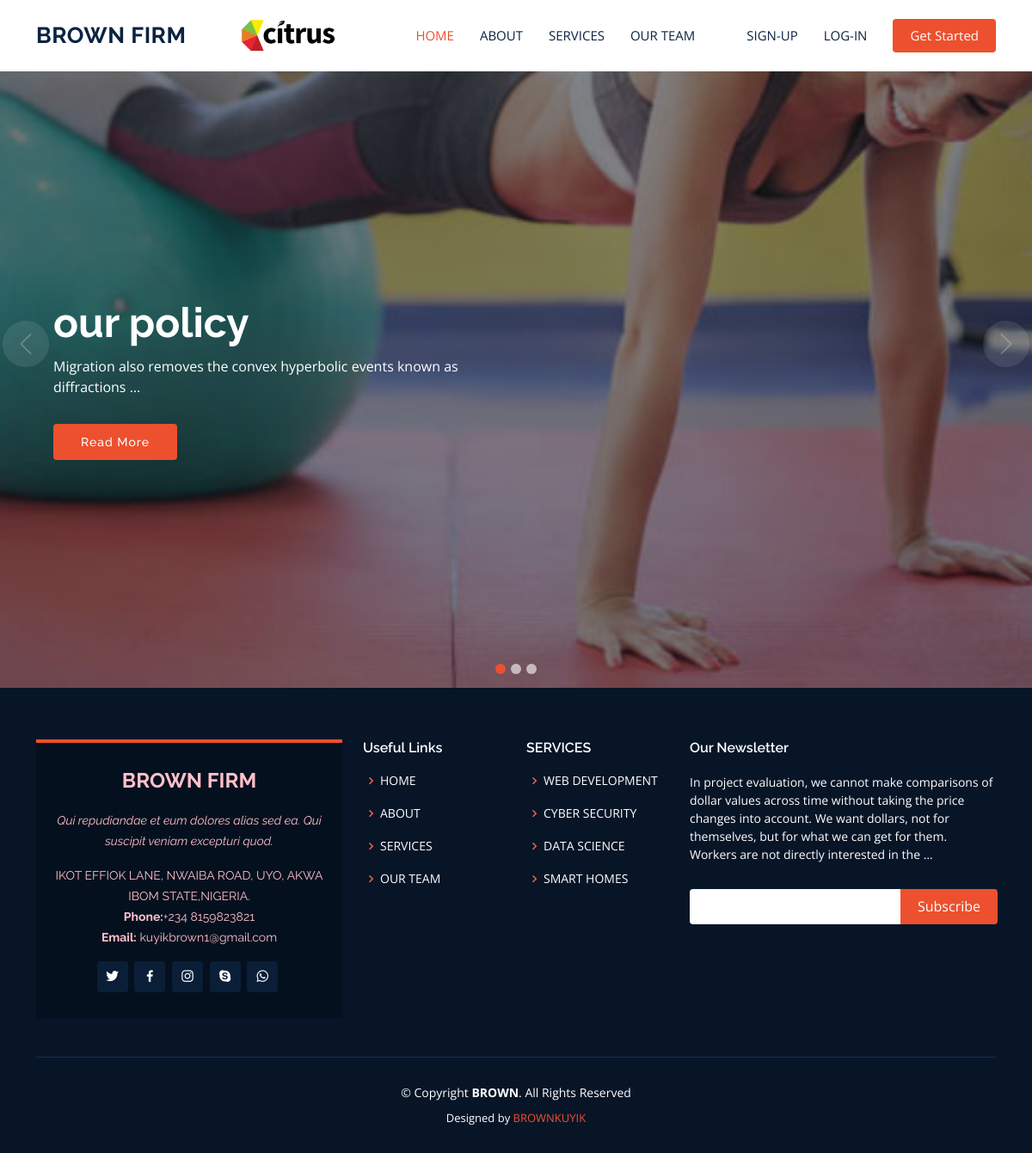
/index, run on the app's committed database.
### mainwork/models.py (models this page shows, shortened)
class company(models.Model):
    name = models.CharField(max_length=100)
    number = models.IntegerField()
    number1 = models.IntegerField()
    email = models.EmailField()
    email1 = models.EmailField()
    address = models.CharField(max_length=200, help_text='company location')
    cont = models.CharField(max_length=50, default='CONTACT')
    hm = models.CharField(max_length=50, default='HOME')
    ab = models.CharField(max_length=50, default='ABOUT')
    ser = models.CharField(max_length=50, default='SERVICES')
    tes = models.CharField(max_length=50, default='TESTIMONIALS')
    te = models.CharField(max_length=50, default='OUR TEAM')
    pr = models.CharField(max_length=50, default='OUR COMPETING PRICES')
    image = models.ImageField(upload_to='kuyik', default='slide-2')
    image1 = models.ImageField(upload_to='kuyik', default='slide-2')
    class Meta:
        verbose_name_plural = "Company"

class slight(models.Model):
    head = models.CharField(max_length=150, help_text='what is the company about')
    text = models.TextField(help_text='explain in short')
    image = models.ImageField(upload_to='slight')

class serviceDetail(models.Model):
    what= models.CharField(max_length=80, help_text='what they offer')
    how = models.TextField(help_text='description of what they do.')

class AboutDetails(models.Model):
    desc = models.CharField(max_length=300, help_text='what is the company about')
    fact = models.TextField()
    fact1 = models.TextField()
    fact2 = models.TextField()
    how = models.TextField(help_text='who and who founded the firm')

### kandson/views.py (the view)
# urls.py: path('index', post, name='post')
def post(request):
    hall = company.objects.all()
    frot = slight.objects.all()
    why = whyus.objects.all()
    so = whypoint.objects.all()
    about = AboutDetails.objects.all()
    service = serviceDetail.objects.all()
    test = testimonial.objects.all()
    terms = team.objects.all()
    ask = QandA.objects.all()
    there = {
        'company': hall,
        'slight': frot,
        'about': about,
        'why': why,
        'waoo': so,
        'save': service,
        'tes': test,
        'term': terms,
        'what': ask
    }
    return render(request, 'home.html', there)

### templates/home.html (shortened to what this page needs)
{% load static %}
<!DOCTYPE html>
<html lang="en">
{% for h in company %}
<head>
    <link href="{% static 'assets23/vendor/animate.css/animate.min.css' %}" rel="stylesheet">
    <link href="{% static 'assets23/vendor/aos/aos.css' %}" rel="stylesheet">
    <link href="{% static 'assets23/vendor/bootstrap/css/bootstrap.min.css' %}" rel="stylesheet">
    <link href="{% static 'assets23/vendor/bootstrap-icons/bootstrap-icons.css' %}" rel="stylesheet">
    <link href="{% static 'assets23/vendor/boxicons/css/boxicons.min.css' %}" rel="stylesheet">
    <link href="{% static 'assets23/vendor/glightbox/css/glightbox.min.css' %}" rel="stylesheet">
    <link href="{% static 'assets23/vendor/remixicon/remixicon.css' %}" rel="stylesheet">
    <link href="{% static 'assets23/vendor/swiper/swiper-bundle.min.css' %}" rel="stylesheet">
    <link href="{% static 'assets23/css/style.css' %}" rel="stylesheet">
</head>
<body>
<header id="header" class="fixed-top">
    <div class="container d-flex align-items-center justify-content-between">
        <h1 class="logo"><a href="index.html">{{h.name}}</a></h1>
        <a href="index.html" class="logo"><img src="{{h.image1.url}}" alt="" class="img-fluid"></a>
        <nav id="navbar" class="navbar">
            <ul>
                <li><a class="nav-link scrollto active" href="#hero">{{h.hm}}</a></li>
                <li><a class="nav-link scrollto" href="#about">{{h.ab}}</a></li>
                <li><a class="nav-link scrollto" href="#services">{{h.ser}}</a></li>
                <li><a class="nav-link scrollto" href="#team">{{h.te}}</a></li>
                <li><a class="nav-link scrollto" href="#contact">{{h.con}}</a></li>
                <li><a class="nav-link" href="{% url 'account:sign-in' %}">SIGN-UP</a></li>
                <li><a class="nav-link" href="{% url 'account:log-in' %}">LOG-IN</a></li>
                <li><a class="getstarted scrollto" href="#about">Get Started</a></li>
            </ul>
        </nav>
    </div>
</header>
<section id="hero">
    <div id="heroCarousel" data-bs-interval="5000" class="carousel slide carousel-fade" data-bs-ride="carousel">
        <ol class="carousel-indicators" id="hero-carousel-indicators"></ol>
              {% for s in slight %}
        <div class="carousel-inner" role="listbox">
            <div class="carousel-item active" style="background-image: url({{s.image.url}})">
                <div class="carousel-container">
                    <div class="container">
                        <h2 class="animate__animated animate__fadeInDown">{{s.head}}</h2>
                        <p class="animate__animated animate__fadeInUp">{{s.text|truncatewords:10}}</p>
                        <a href="#about" class="btn-get-started animate__animated animate__fadeInUp scrollto">Read
                            More</a>
                    </div>
                </div>
            </div>
        </div>
               {% endfor %}
        <a class="carousel-control-prev" href="#heroCarousel" role="button" data-bs-slide="prev">
            <span class="carousel-control-prev-icon bi bi-chevron-left" aria-hidden="true"></span>
        </a>
        <a class="carousel-control-next" href="#heroCarousel" role="button" data-bs-slide="next">
            <span class="carousel-control-next-icon bi bi-chevron-right" aria-hidden="true"></span>
        </a>
    </div>
</section>
<footer id="footer">
    <div class="footer-top">
        <div class="container">
            <div class="row">
                <div class="col-lg-4 col-md-6" style="color:pink">
                    <div class="footer-info">
                        <h3>{{h.name}}</h3>
                        <p class="pb-3"><em>Qui repudiandae et eum dolores alias sed ea. Qui suscipit veniam excepturi
                            quod.</em></p>
                        <p>
                            {{h.address}}<br>
                            <strong>Phone:</strong>+234 {{h.number}}<br>
                            <strong>Email:</strong> {{h.email}}<br>
                        </p>
                        <div class="social-links mt-3">
                            <a href="#" class="twitter"><i class="bx bxl-twitter"></i></a>
                            <a href="#" class="facebook"><i class="bx bxl-facebook"></i></a>
                            <a href="#" class="instagram"><i class="bx bxl-instagram"></i></a>
                            <a href="#" class="google-plus"><i class="bx bxl-skype"></i></a>
                            <a href="#" class="whatsapp"><i class="bx bxl-whatsapp"></i></a>
                        </div>
                    </div>
                </div>
                <div class="col-lg-2 col-md-6 footer-links">
                    <h4>Useful Links</h4>
                    <ul>
                        <li><i class="bx bx-chevron-right"></i> <a href="#">{{h.hm}}</a></li>
                        <li><i class="bx bx-chevron-right"></i> <a href="#about">{{h.ab}}</a></li>
                        <li><i class="bx bx-chevron-right"></i> <a href="#services">{{h.ser}}</a></li>
                        <li><i class="bx bx-chevron-right"></i> <a href="#team">{{h.te}}</a></li>
                    </ul>
                </div>
                <div class="col-lg-2 col-md-6 footer-links">
                    <h4>{{h.ser}}</h4>
                    <ul>
                        {% for o in save %}
                        <li><i class="bx bx-chevron-right"></i> <a href="#services">{{o.what|upper}}</a></li>
                        {% endfor %}
                    </ul>
                </div>
                <div class="col-lg-4 col-md-6 footer-newsletter">
                    {% for a in about %}
                    <h4>Our Newsletter</h4>
                    <p>{{a.how|truncatewords:40}}</p>
                    <form action="" method="post">
                        <input type="email" name="email"><input type="submit" value="Subscribe">
                    </form>
                    {% endfor %}
                </div>
            </div>
        </div>
    </div>
    <div class="container">
        <div class="copyright">
            &copy; Copyright <strong><span>BROWN</span></strong>. All Rights Reserved
        </div>
        <div class="credits">
            Designed by <a href="https://BROWNKUYIK.com/">BROWNKUYIK</a>
        </div>
    </div>
</footer>
</body>
{% endfor %}
</html>

### data on the page
company: name "BROWN FIRM", image1 (picture), hm "HOME", ab "ABOUT", ser "SERVICES", te "OUR TEAM", address "IKOT EFFIOK LANE, NWAIBA ROAD, UYO, AKWA IBOM STATE,NIGERIA.", number "8159823821", email "kuyikbrown1@gmail.com"
slight: image (picture), head "our policy", text "Migration also removes the convex hyperbolic events known as diffractions …"
serviceDetail: what "WEB DEVELOPMENT"
serviceDetail: what "CYBER SECURITY"
serviceDetail: what "DATA SCIENCE"
serviceDetail: what "SMART HOMES"
AboutDetails: how "In project evaluation, we cannot make comparisons of dollar values across time without taking the price changes into account. We want dollars, not for themselves, but for what we can get for them. Workers are not directly interested in the …"
